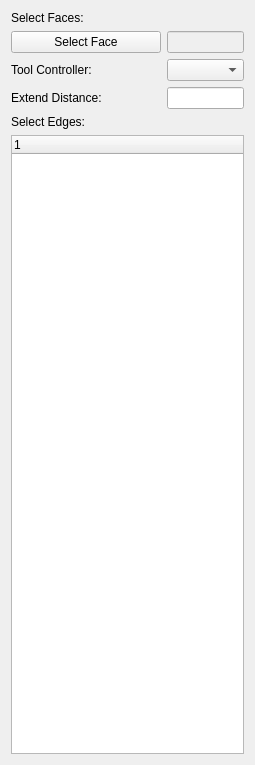
<?xml version="1.0" encoding="UTF-8"?>
<ui version="4.0">
 <class>Form</class>
 <widget class="QWidget" name="Form">
  <property name="geometry">
   <rect>
    <x>0</x>
    <y>0</y>
    <width>255</width>
    <height>765</height>
   </rect>
  </property>
  <property name="sizePolicy">
   <sizepolicy hsizetype="Preferred" vsizetype="Expanding">
    <horstretch>0</horstretch>
    <verstretch>0</verstretch>
   </sizepolicy>
  </property>
  <property name="windowTitle">
   <string>Path Helper</string>
  </property>
  <layout class="QGridLayout" name="gridLayout">
   <property name="sizeConstraint">
    <enum>QLayout::SetNoConstraint</enum>
   </property>
   <item row="0" column="0">
    <widget class="QLabel" name="label_3">
     <property name="text">
      <string>Select Faces:</string>
     </property>
    </widget>
   </item>
   <item row="1" column="0">
    <layout class="QHBoxLayout" name="horizontalLayout_5">
     <item>
      <widget class="QPushButton" name="addFace_PB">
       <property name="minimumSize">
        <size>
         <width>150</width>
         <height>0</height>
        </size>
       </property>
       <property name="text">
        <string>Select Face</string>
       </property>
      </widget>
     </item>
     <item>
      <widget class="QLineEdit" name="face_LE">
       <property name="enabled">
        <bool>false</bool>
       </property>
      </widget>
     </item>
    </layout>
   </item>
   <item row="2" column="0">
    <layout class="QHBoxLayout" name="horizontalLayout_4">
     <item>
      <widget class="QLabel" name="label_5">
       <property name="minimumSize">
        <size>
         <width>150</width>
         <height>0</height>
        </size>
       </property>
       <property name="maximumSize">
        <size>
         <width>100</width>
         <height>16777215</height>
        </size>
       </property>
       <property name="text">
        <string>Tool Controller:</string>
       </property>
      </widget>
     </item>
     <item>
      <widget class="QComboBox" name="toolController_CB"/>
     </item>
    </layout>
   </item>
   <item row="3" column="0">
    <layout class="QHBoxLayout" name="horizontalLayout_2">
     <item>
      <widget class="QLabel" name="label">
       <property name="minimumSize">
        <size>
         <width>150</width>
         <height>0</height>
        </size>
       </property>
       <property name="maximumSize">
        <size>
         <width>100</width>
         <height>16777215</height>
        </size>
       </property>
       <property name="text">
        <string>Extend Distance:</string>
       </property>
      </widget>
     </item>
     <item>
      <widget class="QLineEdit" name="extendDist_LE">
       <property name="maximumSize">
        <size>
         <width>16777215</width>
         <height>16777215</height>
        </size>
       </property>
      </widget>
     </item>
    </layout>
   </item>
   <item row="4" column="0">
    <widget class="QLabel" name="label_2">
     <property name="text">
      <string>Select Edges:</string>
     </property>
    </widget>
   </item>
   <item row="5" column="0">
    <widget class="QTreeWidget" name="edges_TW">
     <property name="sizePolicy">
      <sizepolicy hsizetype="Expanding" vsizetype="Expanding">
       <horstretch>0</horstretch>
       <verstretch>0</verstretch>
      </sizepolicy>
     </property>
     <property name="sizeAdjustPolicy">
      <enum>QAbstractScrollArea::AdjustToContents</enum>
     </property>
     <column>
      <property name="text">
       <string notr="true">1</string>
      </property>
     </column>
    </widget>
   </item>
  </layout>
 </widget>
 <resources/>
 <connections/>
</ui>
